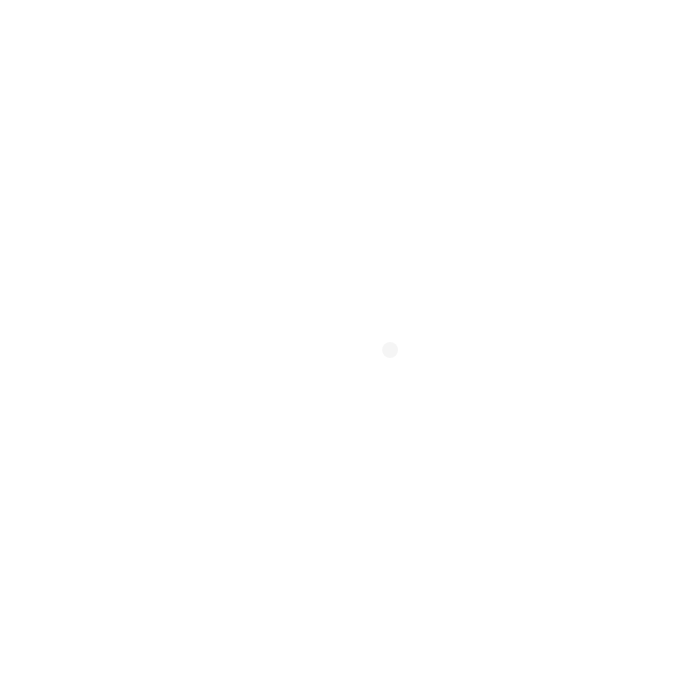
Frame 1 (no input)
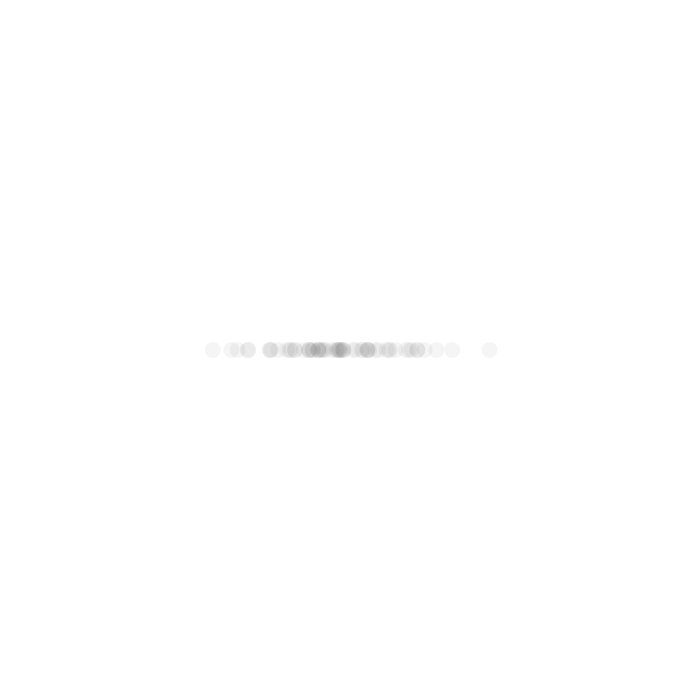
Frame 60 (no input)
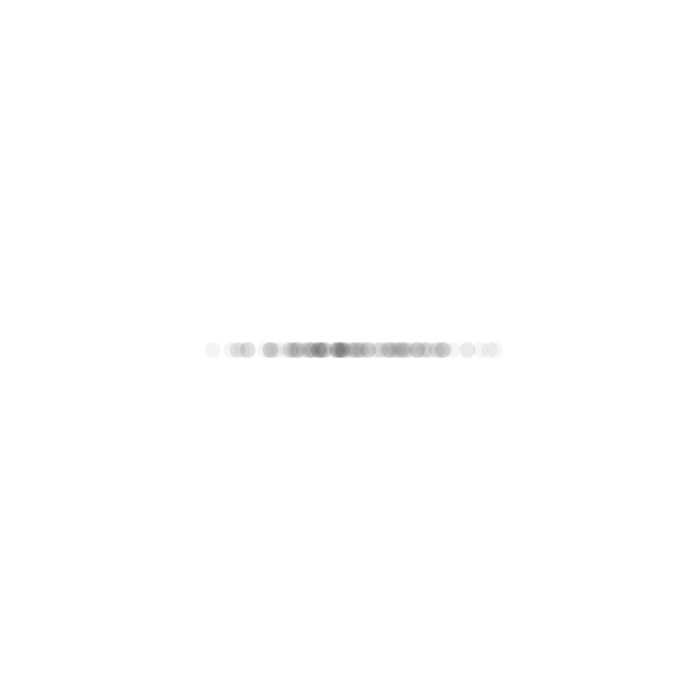
Frame 120 (the mouse pressed at the canvas centre since frame 60)

The p5.js sketch that drew these frames (run headless with seeded random() and noise() and a simulated clock; from frame 60 on, the mouse is pressed at the canvas centre):

// p5.js sketch
// ── sketch.js

function setup() {
  createCanvas(700,700);
  background(255);
}


function draw() {

  var xloc = randomGaussian();
  var sd = 60;
  var mean = width/2;
  xloc = (xloc*sd) + mean ;
  fill(0,10);
  noStroke();
  ellipse(xloc, height/2,16,16);

}
